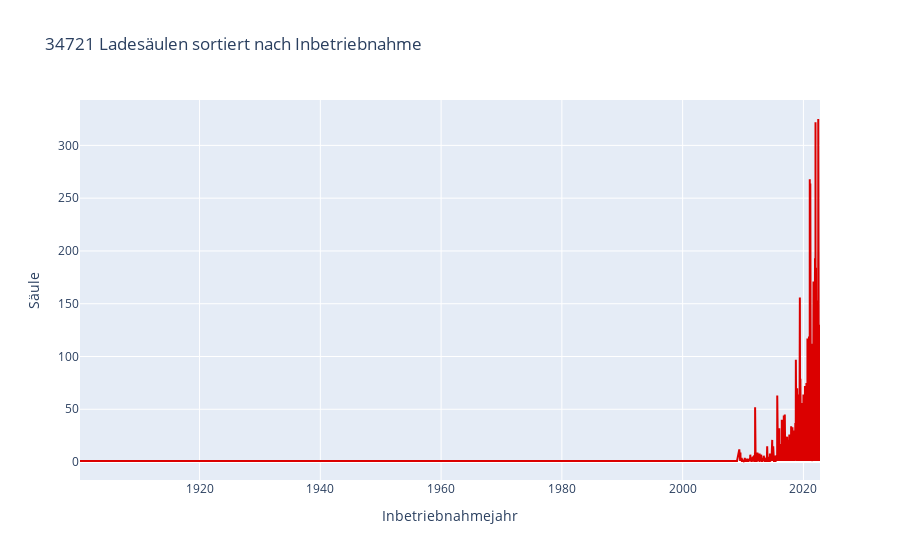

The notebook cell saved with this chart:
### Code cell
# Daten einholen
#data = df['Inbetriebnahmedatum'].value_counts().sort_index()
data = pd.to_datetime(df['Inbetriebnahmedatum'], format='%d.%m.%Y').value_counts().sort_index()
#df['Inbetriebnahmedatum'] = pd.to_datetime(df['Inbetriebnahmedatum'], format='%d.%m.%Y')

# Linie erstellen
trace = go.Scatter(x = data.index,
                   y = data.values,
                   marker = dict(color = '#db0000'))
# Layout erstellen
layout = dict(title = '{} Ladesäulen sortiert nach Inbetriebnahme'.format(df.shape[0]),
              xaxis = dict(title = 'Inbetriebnahmejahr'),
              yaxis = dict(title = 'Säule'))

# Plot erstellen
fig = go.Figure(data=[trace], layout=layout)
iplot(fig)


del layout, trace, fig, data

### Figure 1 — Plotly figure (JSON) as saved in the notebook; plotly's stock layout.template omitted (floating-point values rounded to 4 significant figures; data arrays with more than 128 entries replaced by an {"elided": "..."} marker saying what was removed)
{"data": [{"marker": {"color": "#db0000"}, "type": "scatter", "x": {"elided": "2729 str values"}, "y": {"elided": "2729 int values"}}], "layout": {"title": {"text": "34721 Ladesäulen sortiert nach Inbetriebnahme"}, "xaxis": {"title": {"text": "Inbetriebnahmejahr"}}, "yaxis": {"title": {"text": "Säule"}}}}
